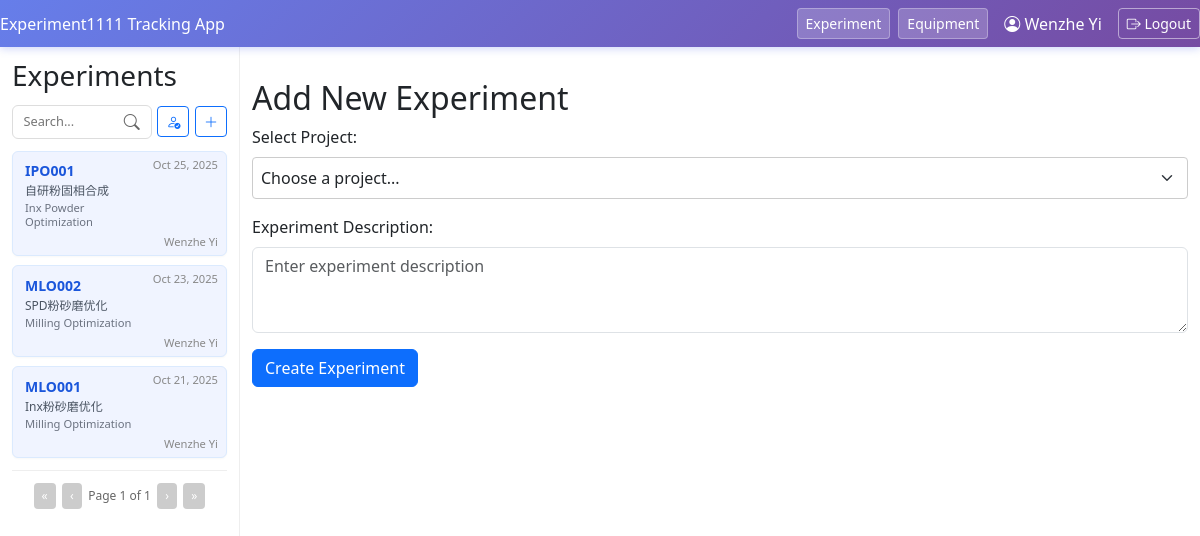
/add_experiment/ (signed in), run on an earlier commit of the app's database.
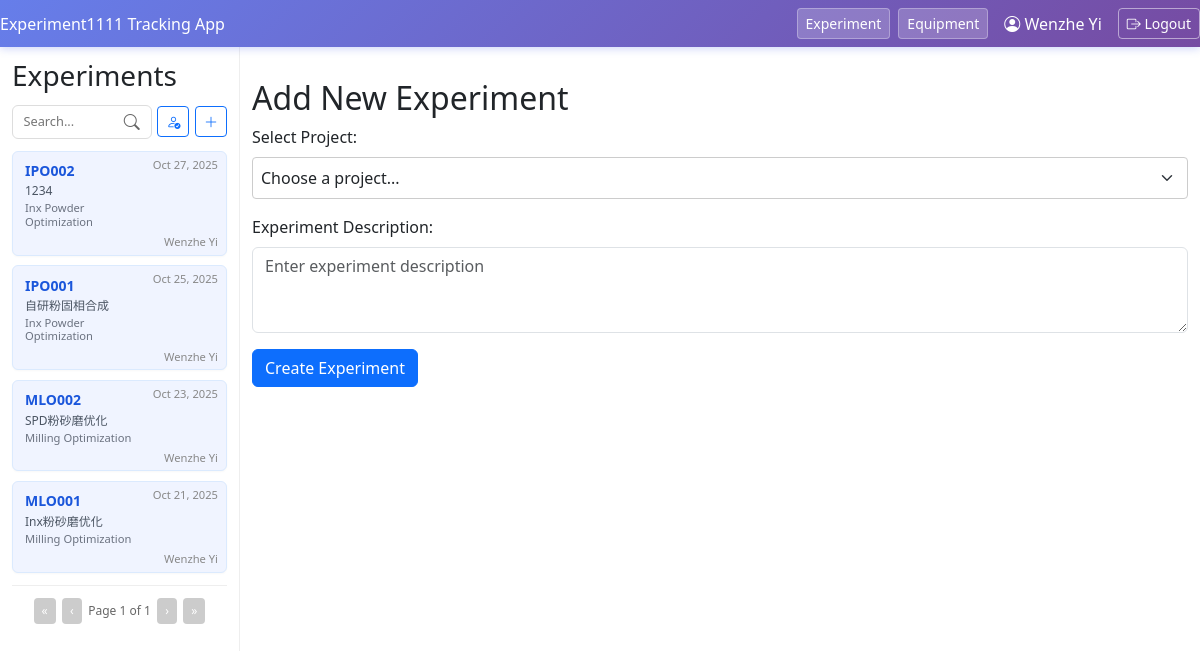
And on a later commit of the database.
### experiment_flow/models.py (models this page shows, shortened)
class Exp(models.Model):
    exp_name = models.CharField(max_length = 30)
    exp_description = models.TextField(blank = True, null = True)
    created_on = models.DateTimeField(auto_now_add=True)
    project = models.ForeignKey(Project, on_delete = models.CASCADE, related_name = 'experiment', null = True)
    owner = models.ForeignKey(User, on_delete=models.CASCADE, related_name='experiments')

class Project(models.Model):
    project_name = models.CharField(max_length = 50)
    project_code = models.CharField(max_length = 3, null = True, blank = True)
    group = models.ForeignKey(ResearchGroup, on_delete = models.CASCADE, related_name = 'project', null = True)
    created_on = models.DateTimeField(auto_now_add=True)

### experiment_flow/views.py (the view, shortened to what this page needs)
# urls.py: path('add_experiment/', views.add_experiment, name='add_experiment'),
@login_required
def add_experiment(request):
    projects = Project.objects.all().order_by('project_name')
    search_query = request.GET.get('search', '')
    my_experiments = request.GET.get('my_experiments', '')
    latest_exp = Exp.objects.order_by('-created_on')
    if my_experiments == '1':
        latest_exp = latest_exp.filter(owner=request.user)
    if search_query:
        latest_exp = latest_exp.filter(
            Q(exp_name__icontains=search_query) |
            Q(exp_description__icontains=search_query) |
            Q(project__project_name__icontains=search_query)
        )
    page_number = request.GET.get('page', 1)
    paginator = Paginator(latest_exp, 10)
    page_obj = paginator.get_page(page_number)
    return render(request, 'experiment_flow/add_experiment.html', {
        'projects': projects,
        'experiments': page_obj,
        'page_obj': page_obj,
        'search_query': search_query
    })

### experiment_flow/templates/experiment_flow/add_experiment.html (shortened to what this page needs)
{% extends "experiment_flow/base.html" %}
{% block content %}
<h2>Add New Experiment</h2>
<form method="post" action="{% url 'add_experiment' %}">
    <div style="margin-bottom: 1rem;">
        <label for="project" style="display:block; margin-bottom:0.5rem;">Select Project:</label>
        <select id="project" name="project" required class="form-select" style="width:100%; padding:0.5rem; border:1px solid #ccc; border-radius:4px;">
            <option value="">Choose a project...</option>
        </select>
    </div>
    <div style="margin-bottom: 1rem;">
        <label for="exp_description" style="display:block; margin-bottom:0.5rem;">Experiment Description:</label>
        <textarea id="exp_description" name="exp_description" class="form-control" rows="3"
                  placeholder="Enter experiment description"></textarea>
    </div>
    <button type="submit" class="btn btn-primary">Create Experiment</button>
</form>
{% endblock %}

### experiment_flow/templates/experiment_flow/base.html (shortened to what the changed rows need)
<!DOCTYPE html>
<html lang="en">
<head>
    <link rel="stylesheet" href="https://cdn.jsdelivr.net/npm/bootstrap-icons@1.11.1/font/bootstrap-icons.css">
    <link href="https://cdn.jsdelivr.net/npm/bootstrap@5.3.0/dist/css/bootstrap.min.css" rel="stylesheet">
    <link href="https://cdn.jsdelivr.net/npm/select2@4.1.0-rc.0/dist/css/select2.min.css" rel="stylesheet" />
    <link href="https://cdn.jsdelivr.net/npm/select2-bootstrap-5-theme@1.3.0/dist/select2-bootstrap-5-theme.min.css" rel="stylesheet" />
</head>
<body>
    <div class="main-layout">
        <div class="sidebar">
            {% if experiments %}
            {% for exp in experiments %}
                <a href="{% url 'experiment_detail' exp.id %}?page={{ page_obj.number|default:1 }}"
                   class="experiment-card{% if experiment.id == exp.id %} active{% endif %}"
                   style="text-decoration:none; color:inherit; display:block;">
                    <span class="experiment-heading">{{ exp.exp_name }}</span>
                    <div class="experiment-date">
                        {{ exp.created_on|date:"M d, Y" }}
                    </div>
                    {% if exp.exp_description %}
                    <span class="experiment-description">{{ exp.exp_description }}</span>
                    {% endif %}
                    <span class="project-name">{{ exp.project.project_name }}</span>
                    <span class="experiment-owner">
                        {% if exp.owner.first_name and exp.owner.last_name %}
                            {{ exp.owner.first_name }} {{ exp.owner.last_name }}
                        {% else %}
                            {{ exp.owner.username }}
                        {% endif %}
                    </span>
                </a>
            {% empty %}
                <p>No experiments found.</p>
            {% endfor %}
            {% endif %}
        </div>
        <div class="container">
            {% block content %}{% endblock %}
        </div>
    </div>
</body>
</html>

What changed in the data, as far as the page shows it:
added Exp: exp_name "IPO002", created_on "Oct 27, 2025", exp_description "1234", project.project_name "Inx Powder Optimization", owner.first_name "Wenzhe", owner.last_name "Yi"
